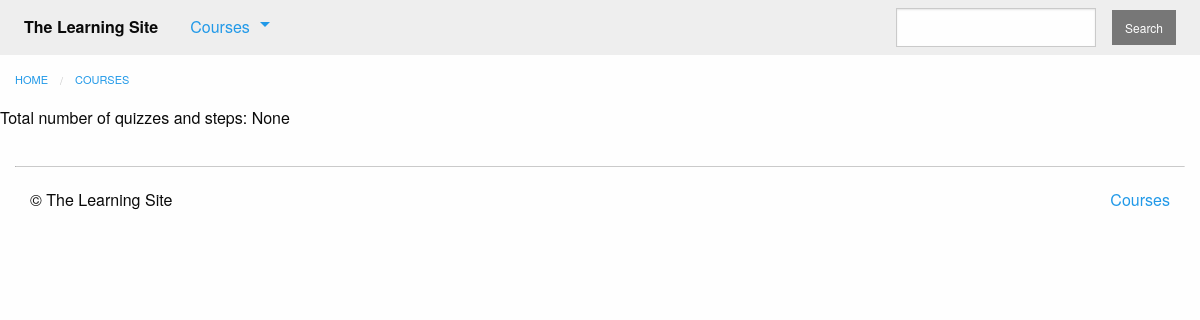
Page /courses/ on the earlier database version.
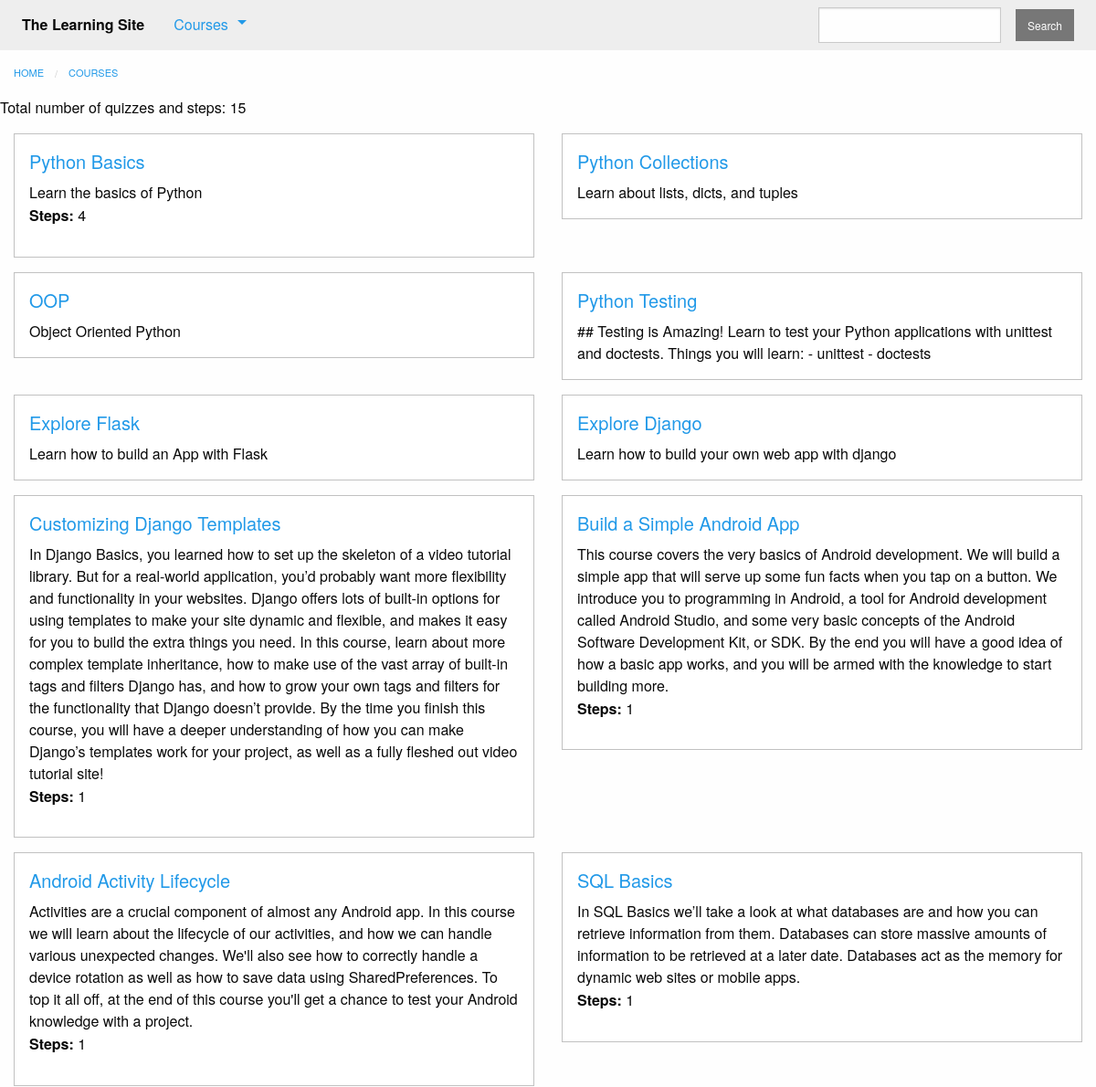
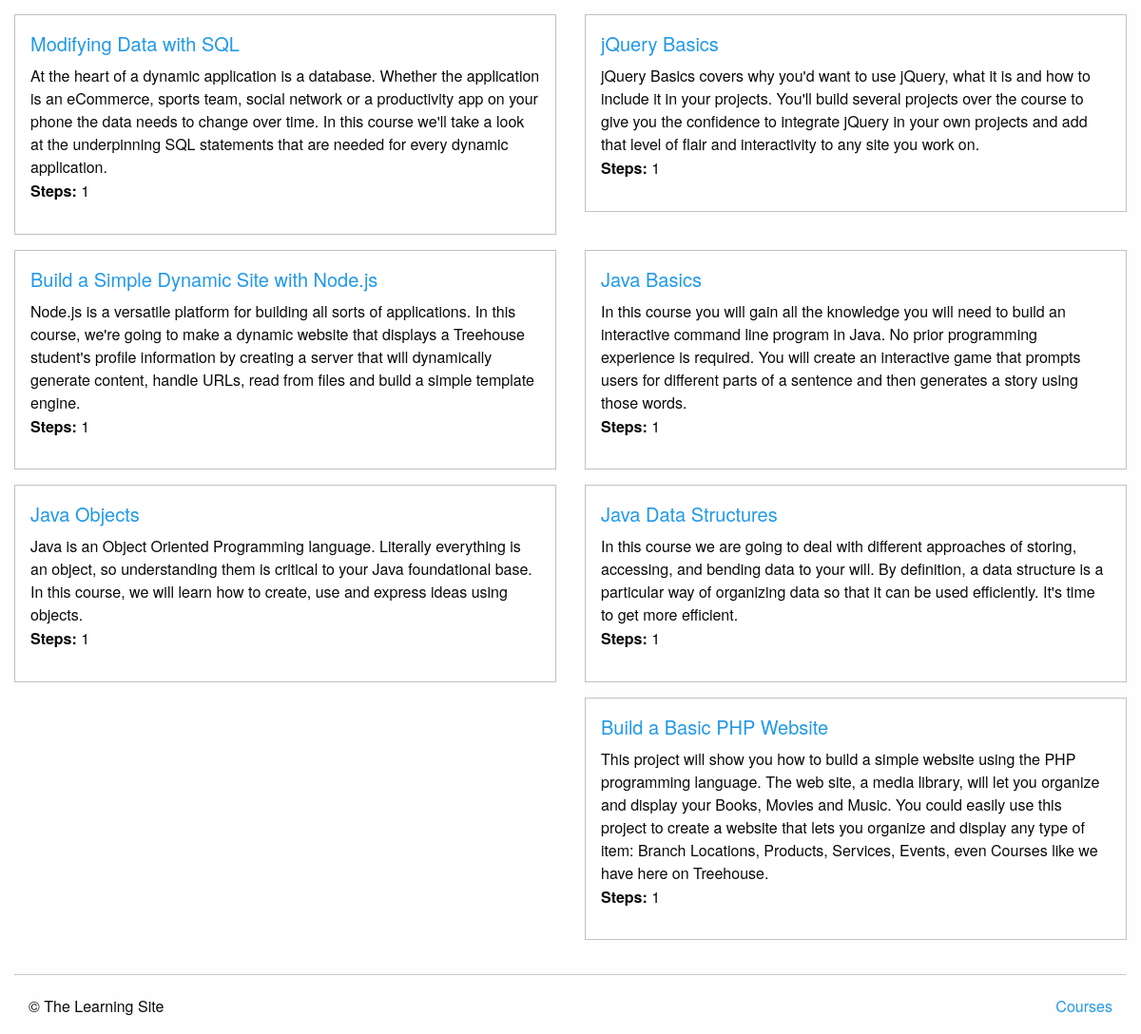
Same page on the later database version (2 pictures, top to bottom).
### courses/models.py (models this page shows, shortened)
class Course(models.Model):
    teacher = models.ForeignKey(User, on_delete=models.CASCADE)
    created_at = models.DateTimeField(auto_now_add=True)
    title = models.CharField(max_length=255)
    description = models.TextField()
    subject = models.CharField(default='', max_length=100)
    published = models.BooleanField(default=False)
    is_live = models.BooleanField(default=False)
    status = models.CharField(max_length=1, choices=STATUS_CHOISES, default='i')

### courses/views.py (the view)
def course_list(request):
    courses = models.Course.objects.filter(
        published=True
    ).annotate(
        total_steps=Count('text', distinct=True)+Count('quiz', distinct=True)
    )
    total = courses.aggregate(total=Sum('total_steps'))
    return render(request, 'courses/course_list.html', {
        'courses': courses,
        'total': total
    })

### courses/templatetags/course_extras.py (called while the page is built)
@register.inclusion_tag('courses/course_nav.html')
def nav_courses_list():
    courses = Course.objects.filter(
        published=True
    ).order_by(
        '-created_at'
    ).values(
        'id', 'title'
    )[:5]
    return {'courses': courses}

### courses/templates/courses/course_list.html (shortened to what this page needs)
{% extends "courses/layout.html" %}
{% block content %}
    <div class="row columns">
        {{ block.super }}
    </div>
    <p>Total number of quizzes and steps: {{ total.total }}</p>
    <div class="row">
        {%  for course in courses %}
            <div class="small-6 columns">
                <div class="callout">
                    <h5><a href="{% url 'courses:detail' pk=course.pk %}">{{ course.title }}</a></h5>
                    <div class="card-copy">
                        {{ course.description }}
                        {% if course.total_steps %}
                            <p><strong>Steps:</strong> {{ course.total_steps }}</p>
                        {% endif %}
                    </div>
                </div>
            </div>
            {% if forloop.counter|divisibleby:"2" %}
                </div>
                <div class="row">
            {% endif %}
        {% endfor %}
    </div>
{% endblock %}

### courses/templates/courses/layout.html (shortened to what this page needs)
{% extends "layout.html" %}
{% block content %}
    <ul class="breadcrumbs">
        <li><a href="{% url 'home' %}">Home</a></li>
        <li><a href="{% url 'courses:list' %}">Courses</a></li>
    </ul>
{% endblock %}

### templates/layout.html (shortened to what this page needs)
<!doctype html>
{% load static from staticfiles %}
{% load course_extras %}
<html class="no-js" lang="en">
    <head>
        <link rel="stylesheet" href="{% static 'css/foundation.min.css' %}">
        <link rel="stylesheet" href="{% static 'css/layout.css' %}">
    </head>
    <body>
        <nav class="top-bar" role="navigation">
            <section class="top-bar-left">
                <ul class="dropdown menu" data-dropdown-menu role="menubar">
                    <li class="menu-text">The Learning Site</li>
                    <li class="has-submenu">
                        <a href="#">Courses</a>
                    </li>
                </ul>
            </section>
            <section class="top-bar-right">
                <form action="{% url 'courses:search' %}" method="GET">
                    <ul class="menu">
                        <li><input type="search" name="q"></li>
                        <li><button type="button" class="secondary small button">Search</button></li>
                    </ul>
                </form>
            </section>
        </nav>
        {% block content %}{% endblock %}
        <footer class="row columns">
            <hr/>
            <div class="small-6 columns">
                <p>&copy; The Learning Site</p>
            </div>
            <div class="small-6 columns">
                <ul class="inline-list no-bullet float-right">
                    <li><a href="{% url 'courses:list' %}">Courses</a></li>
                </ul>
            </div>
        </footer>
    </body>
</html>

### assets/css/layout.css (style rules this page uses)
.top-bar { margin-bottom: 1rem; }

Differences in the rows shown:
now on this page (row edited): Course: title "Python Basics", description "Learn the basics of Python", total_steps "4"
now on this page (row edited): Course: title "Python Collections", description "Learn about lists, dicts, and tuples"
now on this page (row edited): Course: title "OOP", description "Object Oriented Python"
now on this page (row edited): Course: title "Python Testing", description "## Testing is Amazing! Learn to test your Python applications with unittest and doctests. Things you will learn: - unittest - doctests"
now on this page (row edited): Course: title "Explore Flask", description "Learn how to build an App with Flask"
now on this page (row edited): Course: title "Explore Django", description "Learn how to build your own web app with django"
added Course: title "Customizing Django Templates", description "In Django Basics, you learned how to set up the skeleton of a video tutorial library. But for a real-world application, you’d probably want more flexibility and functionality in your websites. Django offers lots of built-in options for using templates to make your site dynamic and flexible, and makes it easy for you to build the extra things you need. In this course, learn about more complex template inheritance, how to make use of the vast array of built-in tags and filters Django has, and how to grow your own tags and filters for the functionality that Django doesn’t provide. By the time you finish this course, you will have a deeper understanding of how you can make Django’s templates…", total_steps "1"
added Course: title "Build a Simple Android App", description "This course covers the very basics of Android development. We will build a simple app that will serve up some fun facts when you tap on a button. We introduce you to programming in Android, a tool for Android development called Android Studio, and some very basic concepts of the Android Software Development Kit, or SDK. By the end you will have a good idea of how a basic app works, and you will be armed with the knowledge to start building more.", total_steps "1"
added Course: title "Android Activity Lifecycle", description "Activities are a crucial component of almost any Android app. In this course we will learn about the lifecycle of our activities, and how we can handle various unexpected changes. We'll also see how to correctly handle a device rotation as well as how to save data using SharedPreferences. To top it all off, at the end of this course you'll get a chance to test your Android knowledge with a project.", total_steps "1"
added Course: title "SQL Basics", description "In SQL Basics we’ll take a look at what databases are and how you can retrieve information from them. Databases can store massive amounts of information to be retrieved at a later date. Databases act as the memory for dynamic web sites or mobile apps.", total_steps "1"
added Course: title "Modifying Data with SQL", description "At the heart of a dynamic application is a database. Whether the application is an eCommerce, sports team, social network or a productivity app on your phone the data needs to change over time. In this course we'll take a look at the underpinning SQL statements that are needed for every dynamic application.", total_steps "1"
added Course: title "jQuery Basics", description "jQuery Basics covers why you'd want to use jQuery, what it is and how to include it in your projects. You'll build several projects over the course to give you the confidence to integrate jQuery in your own projects and add that level of flair and interactivity to any site you work on.", total_steps "1"
added Course: title "Build a Simple Dynamic Site with Node.js", description "Node.js is a versatile platform for building all sorts of applications. In this course, we're going to make a dynamic website that displays a Treehouse student's profile information by creating a server that will dynamically generate content, handle URLs, read from files and build a simple template engine.", total_steps "1"
added Course: title "Java Basics", description "In this course you will gain all the knowledge you will need to build an interactive command line program in Java. No prior programming experience is required. You will create an interactive game that prompts users for different parts of a sentence and then generates a story using those words.", total_steps "1"
added Course: title "Java Objects", description "Java is an Object Oriented Programming language. Literally everything is an object, so understanding them is critical to your Java foundational base. In this course, we will learn how to create, use and express ideas using objects.", total_steps "1"
added Course: title "Java Data Structures", description "In this course we are going to deal with different approaches of storing, accessing, and bending data to your will. By definition, a data structure is a particular way of organizing data so that it can be used efficiently. It's time to get more efficient.", total_steps "1"
added Course: title "Build a Basic PHP Website", description "This project will show you how to build a simple website using the PHP programming language. The web site, a media library, will let you organize and display your Books, Movies and Music. You could easily use this project to create a website that lets you organize and display any type of item: Branch Locations, Products, Services, Events, even Courses like we have here on Treehouse.", total_steps "1"
Other differences:
{{ total.total }}: "None" → "15"
